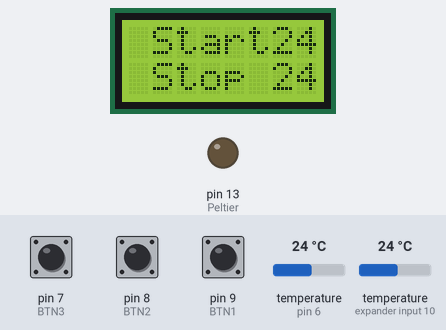
The sketch below on a simulated Arduino Uno, built with avr-gcc and run on an emulated ATmega328P. On the bench: 8×2 character LCD, output pins drawn as LEDs (lit = HIGH). The inputs (shaded band) are chosen by the test bench; at power-on: pin 9 (BTN1) HIGH, pin 8 (BTN2) HIGH, temperature (sensors on pin 6, expander input 10) 24 °C, pin 7 (BTN3) HIGH.

Above: at 4.2 s.
4.3 s: pin 9 (BTN1) pulled LOW for 1 s
At 5.9 s:
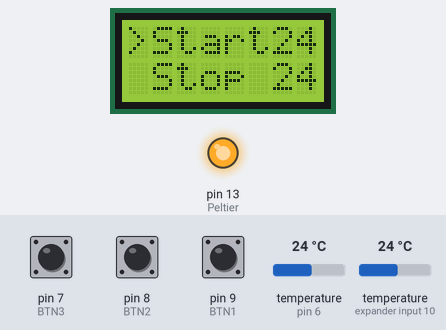
6.8 s: pin 8 (BTN2) pulled LOW for 0.15 s
At 7.5 s:
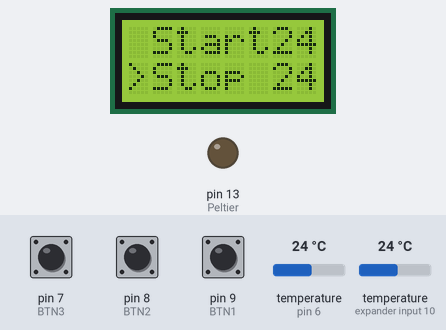
8.4 s: temperature (sensor on pin 6) set to 12 °C
At 10.0 s:
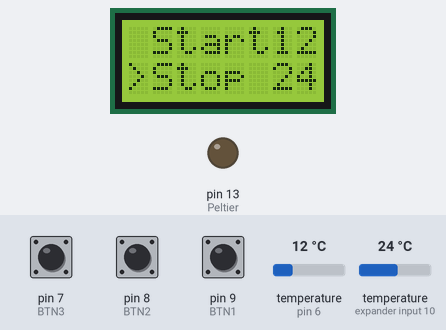
10.3 s: temperature (sensor on expander input 10) set to 12 °C
At 11.9 s:
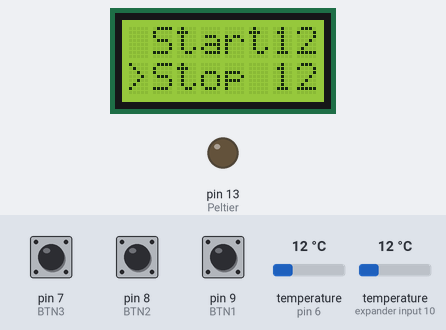
12.3 s: pin 7 (BTN3) pulled LOW for 1 s
At 13.4 s:
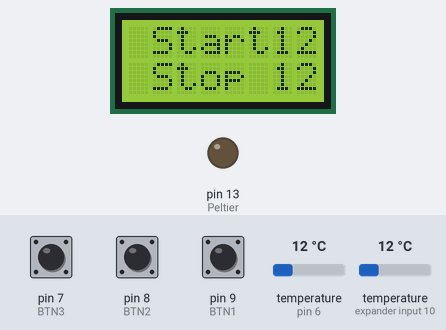
14.8 s: pin 9 (BTN1) pulled LOW for 0.15 s
At 16.2 s:
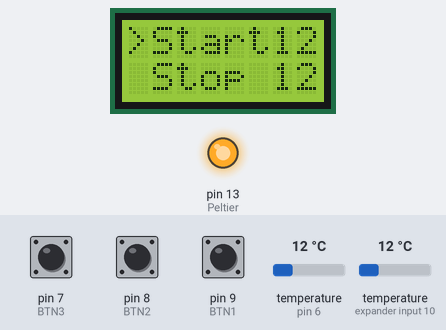
Timing chart, 0 to 17.4 s (numbered marks = the images above; inputs shaded):
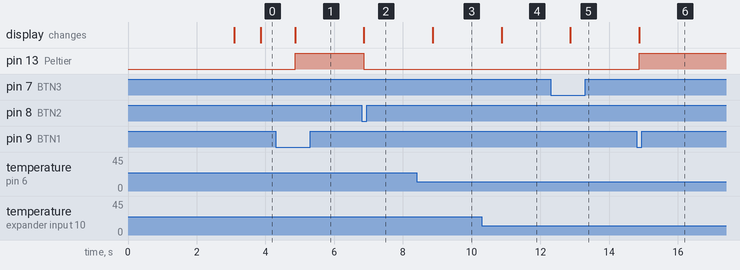

The sketch:

SmartBeerCooler.ino
```cpp
/*
  The circuit:
 * LCD RS pin to digital pin 12
 * LCD Enable pin to digital pin 11
 * LCD D4 pin to digital pin 5
 * LCD D5 pin to digital pin 4
 * LCD D6 pin to digital pin 3
 * LCD D7 pin to digital pin 2
 * LCD R/W pin to ground
 * 10K resistor:
 * ends to +5V and ground
 * wiper to LCD VO pin (pin 3)

  Buttons with connected pull up resistors :
    BTN1 - Pin 9
    BTN2 - Pin 8
    BTN3 - Pin 7

  One wire bus with 4K7 pull up connected to it:
   OneWireBus -Pin 6
*/

// include the library code:
#include <LiquidCrystal.h> //Include the LCD library
#include <OneWire.h> //Includes OneWire communication library
#include <DallasTemperature.h> //Includes DallasTemp Sensor library

#define ONE_WIRE_BUS 6 //Defines the OneWire Netrwok-a pin

OneWire oneWire(ONE_WIRE_BUS); //Задава променлива за шината

DallasTemperature sensors(&oneWire); //Points the library to the OneWire bus for the tempsensor

//Init button pins
int BTN1 = 9;
int BTN2 = 8;
int BTN3 = 7;
int Peltier = 13;
long prevmillis = 0;
long prevmillisTemp = 0 ;
long debounceinterval= 50;
long TempMeasureInterval = 1000;
int debounceflag = 0;
int TempMeasurementFlag = 0;
int PointerPosition=2;
unsigned long currentmillis;
long TempPeltier;
long TempPeltier2;
//Function Prototypes
void buttonsManager(void);
void PeltierManager(void);
void Timers(void);
void Temperatures(void);
// initialize the library with the numbers of the interface pins
LiquidCrystal lcd(12, 11, 5, 4, 3, 2);

void setup() {

 //Init pins as outputs and inputs
 pinMode (BTN1, INPUT);
 pinMode (BTN2,INPUT);
 pinMode (BTN3, INPUT);
 pinMode (Peltier,OUTPUT);

  sensors.begin(); //Start the onewire bus sensors
  // set up the LCD's number of columns and rows:
  lcd.begin(8, 2);
  // Print a message to the LCD.
  lcd.setCursor (0,0);
  lcd.print("Beverage");
  lcd.setCursor (0,1);
  lcd.print("  Cooler");
  delay(3000);
  lcd.clear();
  lcd.setCursor(1,0);
  lcd.print("Start");
  lcd.setCursor(1,1);
  lcd.print("Stop");
}

void loop() {

    Timers(); //Encapsulating function for all the software timers.
    buttonsManager();  //Manages the pushes of all buttons and the pointerIndex
    PeltierManager();  //Manages the high current output ,for
                      // the peltier according to the pointerIndex
    Temperatures();

}

  void Temperatures(void)
  {

    if( TempMeasurementFlag == 0)
    {

     sensors.requestTemperatures();
     TempPeltier = sensors.getTempCByIndex(1);
     TempPeltier2 = sensors.getTempCByIndex(0);

     if (TempPeltier< 10)
     {
       lcd.setCursor(6,1);
       lcd.print(" ");
       lcd.setCursor(7,1);
       lcd.print(TempPeltier);
     }else {
     lcd.setCursor(6,1);
     lcd.print(TempPeltier);
     }
     if(TempPeltier2 < 10)
     {
     lcd.setCursor(6,0);
     lcd.print(" ");
     lcd.setCursor(7,0);
     lcd.print(TempPeltier2);
     }else {
      lcd.setCursor(6,0);
     lcd.print(TempPeltier2);
     }

     TempMeasurementFlag = 1;
    }

  }
  void Timers(void)
  {
    currentmillis = millis();//Value for the millis() counter

   //Debounce timer for the buttons used in the device
     if (currentmillis - prevmillis > debounceinterval)
       {
        debounceflag=0;
        prevmillis=currentmillis;
       }
   //Interval for measuring temperatures
     if (currentmillis - prevmillisTemp >TempMeasureInterval)
       {
         TempMeasurementFlag=0;
        prevmillisTemp=currentmillis;
       }

  }

 void PeltierManager(void)
  {
  switch (PointerPosition)
   {
    case 1:
    digitalWrite(Peltier,HIGH);
    break;

    case 2:
    digitalWrite(Peltier,LOW);
    break;

    case 3:
    digitalWrite(Peltier,LOW);
    break;
   }
  }


 void buttonsManager(void)
 {
    if ((digitalRead(BTN1) == LOW)&&(debounceflag==0))
    {
      lcd.setCursor(0,1);
      lcd.print(" ");
      lcd.setCursor(0,0);
      lcd.print(">");
      PointerPosition = 1;
    }
    if( (digitalRead(BTN2)== LOW)&&(debounceflag==0))
    {
      lcd.setCursor(0,0);
      lcd.print(" ");
      lcd.setCursor(0,1);
      lcd.print(">");
      PointerPosition = 2;
      }
    if ((digitalRead(BTN3) == LOW)&&(debounceflag==0))
    {
     lcd.setCursor(0,1);
     lcd.print(" ");
     lcd.setCursor(0,0);
      lcd.print(" ");
     PointerPosition = 3;
    }
  debounceflag = 1;

}
```

Measured:
- after the input at 4.3 s, pin 13 (Peltier): LOW → HIGH after 0.56 s; the display: changes after 0.56 s (image 1)
- after the input at 6.8 s, pin 13 (Peltier): HIGH → LOW after 0.06 s; the display: changes after 0.06 s (image 2)
- after the input at 8.4 s, the display: changes after 0.47 s (image 3)
- after the input at 10.3 s, the display: changes after 0.57 s (image 4)
- after the input at 12.3 s, the display: changes after 0.57 s (image 5)
- after the input at 14.8 s, pin 13 (Peltier): LOW → HIGH after 0.07 s; the display: changes after 0.07 s (image 6)
